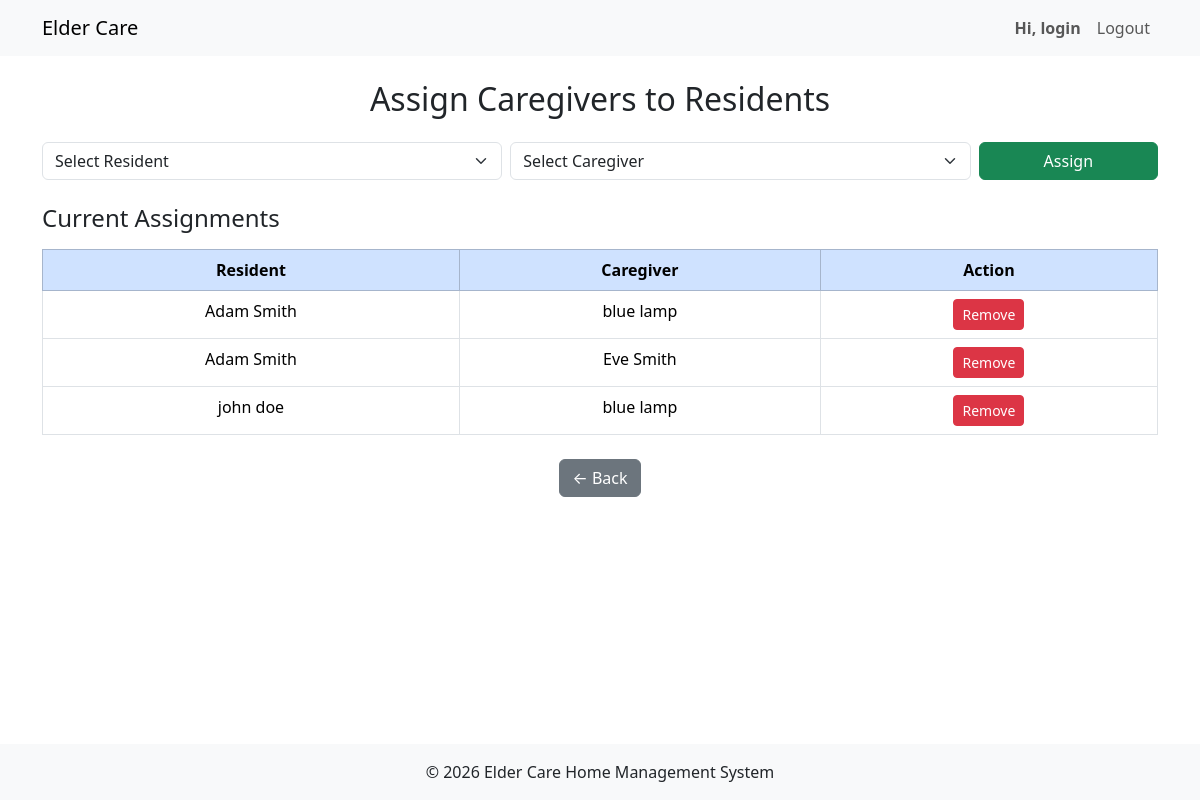
The page /admin/assign_caregivers.php (signed in) on the database its author committed.
### tables this page shows
CREATE TABLE `assignment` (
  `assignmentID` int(10) UNSIGNED NOT NULL,
  `residentSIN` int(10) UNSIGNED NOT NULL,
  `empID` int(10) UNSIGNED NOT NULL
);

CREATE TABLE `resident` (
  `residentSIN` varchar(9) NOT NULL,
  `user_id` int(11) NOT NULL,
  `DoB` date DEFAULT NULL,
  `phone` varchar(15) DEFAULT NULL,
  `profilePhoto` text DEFAULT NULL,
  `ECname` text DEFAULT NULL,
  `ECphone` varchar(15) DEFAULT NULL,
  `ECemail` text DEFAULT NULL,
  `fname` varchar(50) DEFAULT NULL,
  `lname` varchar(50) DEFAULT NULL
);

CREATE TABLE `caregiver` (
  `empID` int(8) UNSIGNED NOT NULL,
  `user_id` int(11) NOT NULL,
  `phone` varchar(15) DEFAULT NULL,
  `fname` varchar(50) DEFAULT NULL,
  `lname` varchar(50) DEFAULT NULL
);

### admin/assign_caregivers.php (the view, shortened to what this page needs)
<?php
include '../includes/header.php';
$conn->prepare("
    DELETE a FROM assignment a
    JOIN resident r ON a.residentSIN = r.residentSIN
    JOIN users u ON r.user_id = u.user_id
    JOIN user_status us ON u.user_id = us.user_id
    WHERE us.status = 'suspended'
")->execute();
$conn->prepare("
    DELETE a FROM assignment a
    JOIN caregiver c ON a.empID = c.empID
    JOIN users u ON c.user_id = u.user_id
    JOIN user_status us ON u.user_id = us.user_id
    WHERE us.status = 'suspended'
")->execute();
$assignments = $conn->query("
    SELECT
        a.residentSIN,
        a.empID,
        r.fname AS r_fname,
        r.lname AS r_lname,
        c.fname AS c_fname,
        c.lname AS c_lname
    FROM assignment a
    JOIN resident r ON a.residentSIN = r.residentSIN
    JOIN caregiver c ON a.empID = c.empID
    JOIN users ur ON r.user_id = ur.user_id
    LEFT JOIN user_status usr ON ur.user_id = usr.user_id
    JOIN users uc ON c.user_id = uc.user_id
    LEFT JOIN user_status usc ON uc.user_id = usc.user_id
    WHERE COALESCE(usr.status,'active') = 'active'
      AND COALESCE(usc.status,'active') = 'active'
    ORDER BY r.fname
")->fetchAll();
?>
<div class="container py-4">
    <h2 class="mb-4 text-center">Assign Caregivers to Residents</h2>
    <form method="POST" class="row g-2 mb-4">
        <div class="col-md-5">
            <select name="residentSIN" class="form-select" required>
                <option value="">Select Resident</option>
            </select>
        </div>
        <div class="col-md-5">
            <select name="empID" class="form-select" required>
                <option value="">Select Caregiver</option>
            </select>
        </div>
        <div class="col-md-2">
            <button type="submit" name="assign" class="btn btn-success w-100">
                Assign
            </button>
        </div>
    </form>
    <h4 class="mb-3">Current Assignments</h4>
    <table class="table table-bordered text-center">
        <thead class="table-primary">
            <tr>
                <th>Resident</th>
                <th>Caregiver</th>
                <th>Action</th>
            </tr>
        </thead>
        <tbody>
        <?php if (count($assignments) === 0): ?>
            <tr><td colspan="3">No assignments yet.</td></tr>
        <?php else: ?>
            <?php foreach ($assignments as $a): ?>
            <tr>
                <td><?= htmlspecialchars($a['r_fname'].' '.$a['r_lname']) ?></td>
                <td><?= htmlspecialchars($a['c_fname'].' '.$a['c_lname']) ?></td>
                <td>
                    <form method="POST">
                        <button type="submit" name="remove" class="btn btn-danger btn-sm">
                            Remove
                        </button>
                    </form>
                </td>
            </tr>
            <?php endforeach; ?>
        <?php endif; ?>
        </tbody>
    </table>
    <div class="text-center mt-4">
        <a href="dashboard.php" class="btn btn-secondary">← Back</a>
    </div>
</div>
<?php include '../includes/footer.php'; ?>

### rows shown on the page
assignment: resident.fname+lname "Adam Smith", empID.lname "blue lamp"
assignment: resident.fname+lname "Adam Smith", empID.lname "Eve Smith"
assignment: resident.fname+lname "john doe", empID.lname "blue lamp"

### other values the page prints
$username "login"
